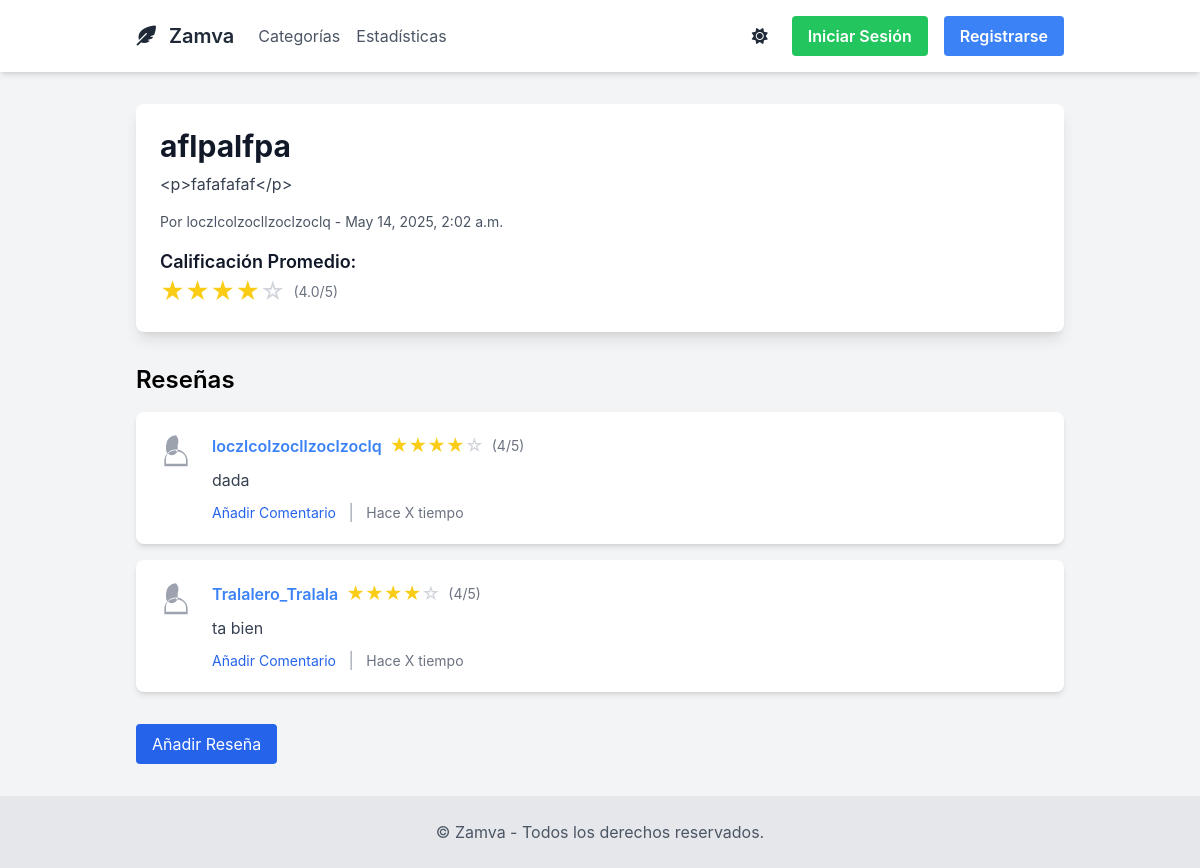
Page /blog/8/ on the committed database.
### blogapp/models.py (models this page shows, shortened)
class Blog(models.Model):
    title = models.CharField(max_length=200)
    content = RichTextField()
    image = models.ImageField(upload_to='blog_images/', blank=True, null=True)
    author = models.ForeignKey(User, on_delete=models.CASCADE)
    created_at = models.DateTimeField(auto_now_add=True)
    tags = TaggableManager()
    def average_rating(self):
        reviews = self.reviews.all()
        if reviews.exists():
            return sum(review.rating for review in reviews) / reviews.count()
        return 0

class Review(models.Model):
    blog = models.ForeignKey(Blog, on_delete=models.CASCADE, related_name='reviews')
    reviewer = models.ForeignKey(User, on_delete=models.CASCADE)
    rating = models.IntegerField(validators=[MinValueValidator(1), MaxValueValidator(5)])
    comment = RichTextField()
    created_at = models.DateTimeField(auto_now_add=True)

### blogapp/views.py (the view)
# urls.py: path('blog/<int:pk>/', BlogDetailView.as_view(), name='blog_detail'),
class BlogDetailView(DetailView):
    model = Blog
    template_name = 'blogapp/blog_detail.html'
    def get_context_data(self, **kwargs):
        context = super().get_context_data(**kwargs)
        blog = self.get_object()
        context['average'] = round(blog.average_rating(), 1)
        context['tags'] = blog.tags.all()
        return context

### blogapp/templates/blogapp/blog_detail.html (shortened to what this page needs)
{% extends 'blogapp/base.html' %}
{% block content %}
    <article class="bg-white dark:bg-gray-900 p-6 rounded-lg shadow-lg transition-all duration-700 ease-in-out dark:text-white text-gray-900 animate-fade-in">
        <h1 class="text-3xl font-bold mb-2">{{ object.title }}</h1>
        <p class="text-gray-700 dark:text-gray-300 mb-4">{{ object.content }}</p>
        <p class="text-sm text-gray-600 dark:text-gray-500">Por {{ object.author.username }} - {{ object.created_at }}</p>
        <div class="mt-4">
            <h3 class="text-lg font-semibold text-gray-900 dark:text-white">Calificación Promedio:</h3>
            <div class="flex items-center">
                {% for i in "12345"|make_list %}
                    {% if forloop.counter <= average %}
                        <span class="text-yellow-400 text-2xl">★</span>
                    {% else %}
                        <span class="text-gray-300 text-2xl">☆</span>
                    {% endif %}
                {% endfor %}
                <span class="ml-2 text-sm text-gray-500 dark:text-gray-400">({{ average }}/5)</span>
            </div>
        </div>
    </article>
    <section class="mt-8">
    <h2 class="text-2xl font-semibold mb-4">Reseñas</h2>
    {% for review in object.reviews.all %}
        <div class="bg-white dark:bg-gray-800 rounded-lg shadow-md p-5 mb-4">
            <div class="flex items-start">
                <div class="mr-4">
                    <svg class="w-10 h-10 rounded-full fill-current text-gray-400 dark:text-gray-600" xmlns="http://www.w3.org/2000/svg" viewBox="0 0 24 24">
                        <path d="M12 2a6 6 0 0 0-6 6v2.5a3.5 3.5 0 0 0 7 0V8a6 6 0 0 0-1-6m0 9c-2.7 0-5.8 1.6-6 4.9V19h12v-2.6c-.2-3.3-3.3-4.9-6-4.9m0-1a7 7 0 0 1 7 7v3h-14v-3a7 7 0 0 1 7-7z"/>
                    </svg>
                </div>
                <div>
                    <div class="flex items-center mb-2">
                        <p class="text-blue-500 dark:text-blue-300 font-semibold mr-2">{{ review.reviewer.username }}</p>
                        <div class="flex items-center mr-2">
                            {% for i in "12345"|make_list %}
                                {% if forloop.counter <= review.rating %}
                                    <span class="text-yellow-400 text-lg">★</span>
                                {% else %}
                                    <span class="text-gray-300 text-lg">☆</span>
                                {% endif %}
                            {% endfor %}
                        </div>
                        <span class="text-sm text-gray-500 dark:text-gray-400">({{ review.rating }}/5)</span>
                    </div>
                    <p class="text-gray-700 dark:text-gray-300">{{ review.comment }}</p>
                    <div class="mt-2">
                        <a href="{% url 'blogapp:add_comment' blog_pk=object.pk review_pk=review.pk %}" class="text-sm text-blue-600 dark:text-blue-400 hover:text-blue-500 dark:hover:text-blue-300">Añadir Comentario</a>
                        <span class="text-gray-400 mx-2">|</span>
                        <span class="text-sm text-gray-500 dark:text-gray-400">Hace X tiempo</span> </div>
                </div>
            </div>
        </div>
    {% empty %}
        <p class="text-gray-400">Aún no hay reseñas. Sé el primero en añadir una.</p>
    {% endfor %}
    <a href="{% url 'blogapp:add_review' object.pk %}" class="mt-4 inline-block bg-blue-600 hover:bg-blue-700 text-white px-4 py-2 rounded transition-colors">Añadir Reseña</a>
</section>
{% endblock %}

### blogapp/templates/blogapp/base.html (style rules this page uses)
body { font-family: 'Inter', sans-serif; background-color: #f8fafc; }

### rows in the picture
Blog: title "aflpalfpa", content "<p>fafafafaf</p>", author.username "loczlcolzocllzoclzoclq", created_at "May 14, 2025, 2:02 a.m."
Review: reviewer.username "loczlcolzocllzoclzoclq", rating "4", comment "dada"
Review: reviewer.username "Tralalero_Tralala", rating "4", comment "ta bien"

### other values in the picture
{{ average }} "4.0"
